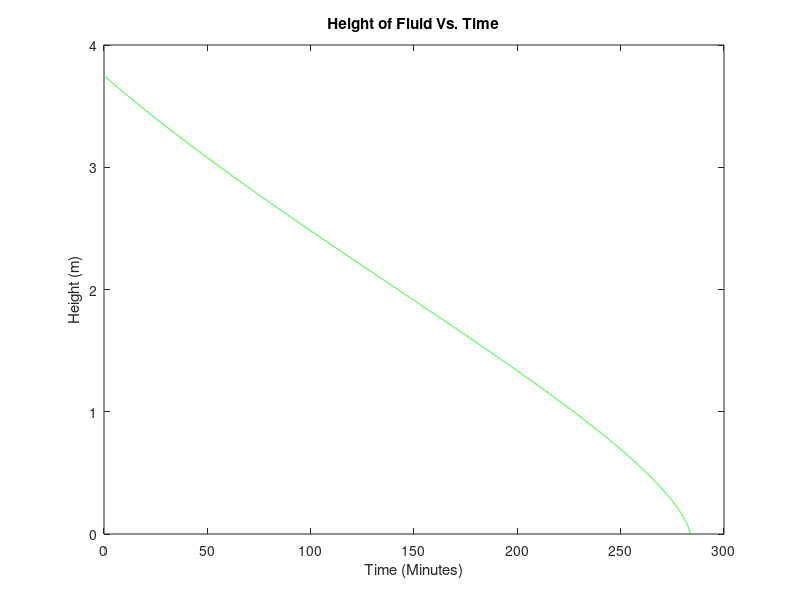

The MATLAB source for this figure: (Note: this script raises an error after producing the figure.)
%Answer to the first question of Math Application Project
clear
clc
%defining parameters
C=1.275;
Do=2.75; %cm
A=3.14/4*(Do*10^(-2))^2; %m2
g=9.81; %m/s2
R=3; %m
%ODE
dHdt=@(H) (-(C*A*sqrt(2*g))/(pi*(2*R*sqrt(H)-H^(1.5))));
%Boundary Condition
H(1)=3.75;
Hf=0; %final height, m
t0=0; %s
h=1; 
i=1;
 while H(i)>0

     H(i+1)=H(i)+dHdt(H(i))*h;
     i=i+1;
     
 end
height=H(i-1);
format long
j=((i-1)*h); %time required, seconds
fprintf('-the required time to drain the tank is about %.5f seconds  or %.5f minutes or %.5f hours. ' , j, j/60, j/3600)

%plotting part :
time=(0:length(H)-1)/60;
plot(time,H,'g')
title('Height of Fluid Vs. Time')
xlabel('Time (Minutes)')
ylabel('Height (m)')
axis([0 300 0 4])
%---------------------------------------------------------------------------
%as an EXTRA, by calculating the real time using analytical method we have:
syms H
I=(1/(-(C*A*sqrt(2*g))/(pi*(2*R*sqrt(H)-H^(1.5)))));
a=int(I,H,3.75,0);
a=a/60;
b=abs((double(a)-j/60))/a*100;
%---------------------------------------------------------------------------
fprintf('\n-the real required time is %.5f minutes and therefore the Error is %.3f percent.',a,b)
fprintf('\n-the final height is %s meters which is not exactly zero,\n  but since it is obtained by a numerical method it can be considered as zero.',height)
